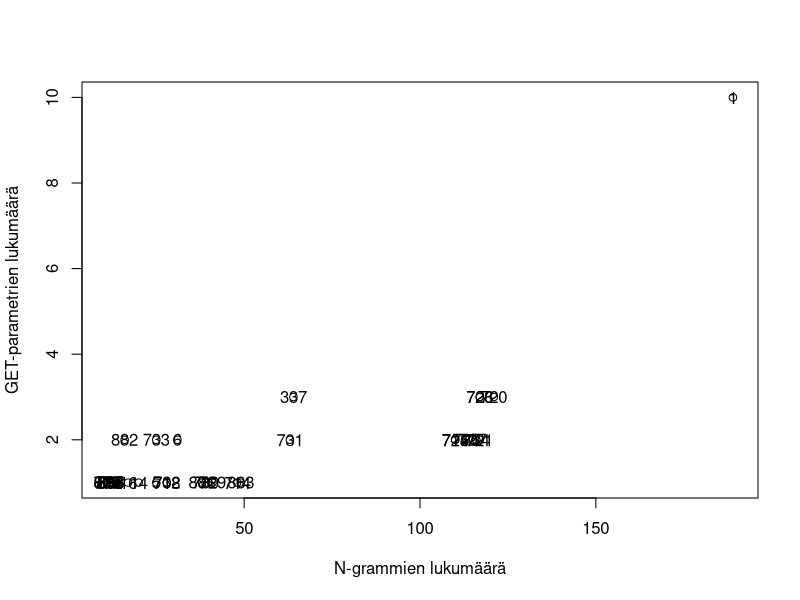

Recreate this plot in R.
# Plots service resource plot. Modified manually then.

svg("../pics/service_resources-orig.svg")

palvelu <- read.csv("../anomaliat/a.csv",col.names=c("resource","count","paramCount","sd","grams"),header=F)
plot(palvelu$grams,palvelu$paramCount,xlab="N-grammien lukumäärä",ylab="GET-parametrien lukumäärä")
text(palvelu$grams,palvelu$paramCount,palvelu$resource,srt="0")

dev.off()
